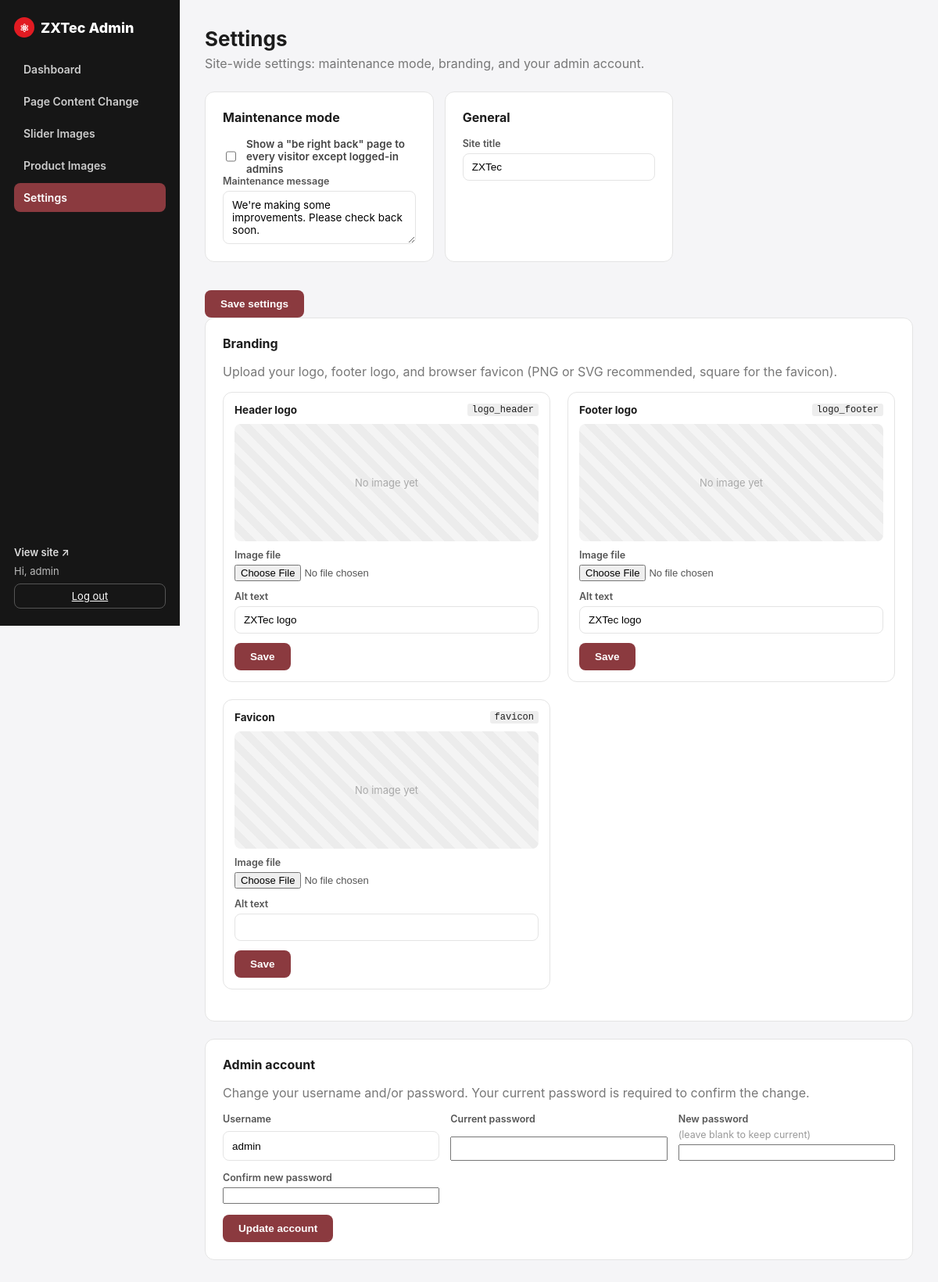
The page /admin/settings.php (signed in) on the database as committed earlier.
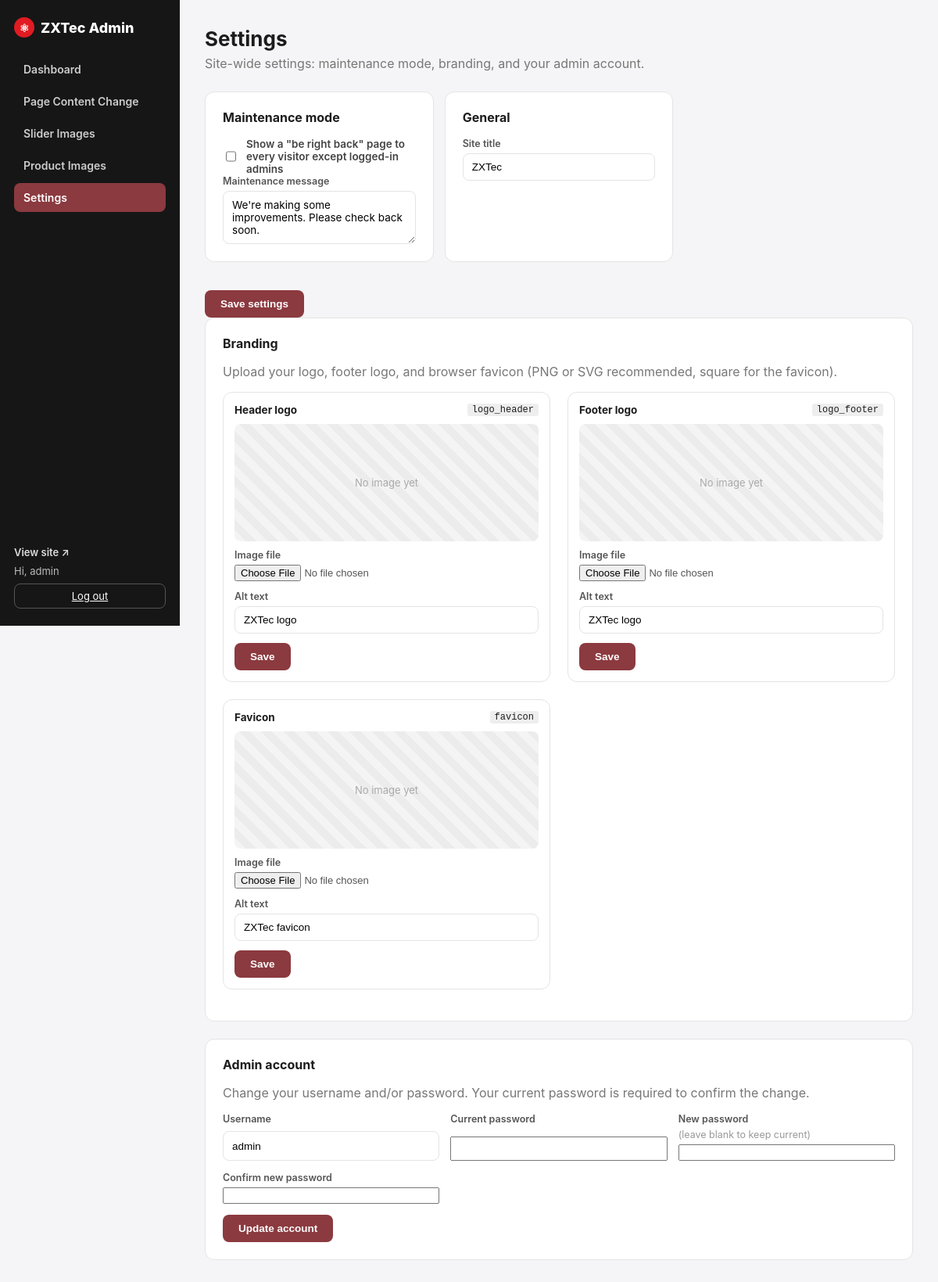
The same page on the database as committed later.
### tables this page shows
CREATE TABLE IF NOT EXISTS images (
    id INT AUTO_INCREMENT PRIMARY KEY,
    slot VARCHAR(64) NOT NULL UNIQUE,    
    label VARCHAR(128) NOT NULL,         
    filename VARCHAR(255) DEFAULT NULL,  
    alt_text VARCHAR(255) DEFAULT '',
    updated_at TIMESTAMP DEFAULT CURRENT_TIMESTAMP ON UPDATE CURRENT_TIMESTAMP
);

### includes/db.php (called while the page is built, shortened)
<?php
function db(): PDO
{
    static $pdo = null;
    if ($pdo === null) {
        if (DB_SOCKET !== '') {
            $dsn = 'mysql:unix_socket=' . DB_SOCKET . ';dbname=' . DB_NAME . ';charset=utf8mb4';
        } else {
            $dsn = 'mysql:host=' . DB_HOST . ';port=' . DB_PORT . ';dbname=' . DB_NAME . ';charset=utf8mb4';
        }
        $pdo = new PDO($dsn, DB_USER, DB_PASS, [
            PDO::ATTR_ERRMODE            => PDO::ERRMODE_EXCEPTION,
            PDO::ATTR_DEFAULT_FETCH_MODE => PDO::FETCH_ASSOC,
            PDO::ATTR_EMULATE_PREPARES   => false,
        ]);
    }
    return $pdo;
}
function all_images(): array
{
    $rows = db()->query('SELECT * FROM images ORDER BY id')->fetchAll();
    $out = [];
    foreach ($rows as $r) {
        $out[$r['slot']] = $r;
    }
    return $out;
}
function e(?string $s): string
{
    return htmlspecialchars((string) $s, ENT_QUOTES, 'UTF-8');
}
function all_settings(): array
{
    $rows = db()->query('SELECT * FROM settings')->fetchAll();
    $out = [];
    foreach ($rows as $r) {
        $out[$r['setting_key']] = $r['setting_value'];
    }
    return $out;
}

### admin/auth.php (called while the page is built, shortened)
<?php
require_once __DIR__ . '/../includes/db.php';
function current_admin(): ?array
{
    return $_SESSION['admin'] ?? null;
}

### admin/settings.php (the view, shortened to what this page needs)
<?php
require_once __DIR__ . '/layout.php';
$settings = all_settings();
$images   = all_images();
admin_header('settings', 'Settings');
?>
<p class="admin-lead">Site-wide settings: maintenance mode, branding, and your admin account.</p>
<form method="post" class="settings-form">
    <div class="card">
        <h3>Maintenance mode</h3>
        <label class="toggle-row">
            <input type="checkbox" name="maintenance_mode" value="1" <?= ($settings['maintenance_mode'] ?? '0') === '1' ? 'checked' : '' ?>>
            <span>Show a "be right back" page to every visitor except logged-in admins</span>
        </label>
        <label class="field">Maintenance message
            <textarea name="maintenance_message" rows="3"><?= e($settings['maintenance_message'] ?? '') ?></textarea>
        </label>
    </div>
    <div class="card">
        <h3>General</h3>
        <label class="field">Site title
            <input type="text" name="site_title" value="<?= e($settings['site_title'] ?? '') ?>">
        </label>
    </div>
    <button type="submit" class="btn-primary">Save settings</button>
</form>
<div class="card">
    <h3>Branding</h3>
    <p class="admin-lead" style="margin-bottom:16px;">Upload your logo, footer logo, and browser favicon (PNG or SVG recommended, square for the favicon).</p>
    <div class="image-grid image-grid-compact">
        <?php foreach (BRAND_IMAGE_SLOTS as $slot => $label): $img = $images[$slot] ?? null; ?>
            <div class="image-card">
                <div class="image-card-head">
                    <h4><?= e($label) ?></h4>
                    <code><?= e($slot) ?></code>
                </div>
                <div class="preview">
                    <?php if ($img && $img['filename']): ?>
                        <img src="<?= e(UPLOAD_URL . '/' . rawurlencode($img['filename'])) ?>" alt="<?= e($img['alt_text'] ?? '') ?>">
                    <?php else: ?>
                        <div class="preview-empty">No image yet</div>
                    <?php endif; ?>
                </div>
                <form method="post" enctype="multipart/form-data" class="image-form">
                    <label class="field">Image file
                        <input type="file" name="image" accept="image/*">
                    </label>
                    <label class="field">Alt text
                        <input type="text" name="alt_text" value="<?= e($img['alt_text'] ?? '') ?>">
                    </label>
                    <div class="image-actions">
                        <button type="submit" class="btn-primary">Save</button>
                    </div>
                </form>
            </div>
        <?php endforeach; ?>
    </div>
</div>
<div class="card">
    <h3>Admin account</h3>
    <p class="admin-lead" style="margin-bottom:16px;">Change your username and/or password. Your current password is required to confirm the change.</p>
    <form method="post" class="settings-form">
        <label class="field">Username
            <input type="text" name="new_username" value="<?= e(current_admin()['username']) ?>" required>
        </label>
        <label class="field">Current password
            <input type="password" name="current_password" required>
        </label>
        <label class="field">New password <span style="font-weight:400;color:#999;">(leave blank to keep current)</span>
            <input type="password" name="new_password" autocomplete="new-password">
        </label>
        <label class="field">Confirm new password
            <input type="password" name="confirm_password" autocomplete="new-password">
        </label>
        <button type="submit" class="btn-primary">Update account</button>
    </form>
</div>
<?php
admin_footer();

### admin/layout.php (shortened to what this page needs)
<?php
require_once __DIR__ . '/auth.php';
function admin_header(string $active, string $title): void
{
    ?>
<!DOCTYPE html>
<html lang="en">
<head>
<link rel="stylesheet" href="admin.css">
</head>
<body>
<div class="admin-shell">
    <aside class="admin-side">
        <div class="admin-brand"><span class="brand-mark">&#9883;</span> ZXTec Admin</div>
        <nav class="admin-nav">
            <?php foreach (ADMIN_NAV as $key => $item): ?>
                <a href="<?= e($item['href']) ?>" class="<?= $key === $active ? 'is-active' : '' ?>"><?= e($item['label']) ?></a>
            <?php endforeach; ?>
        </nav>
        <div class="admin-side-foot">
            <a href="../index.php" target="_blank" class="link">View site &nearr;</a>
            <span class="who">Hi, <?= e(current_admin()['username']) ?></span>
            <a href="logout.php" class="btn-ghost">Log out</a>
        </div>
    </aside>
    <main class="admin-main">
        <h1><?= e($title) ?></h1>
    <?php
}
function admin_footer(): void
{
    ?>
    </main>
</div>
</body>
</html>
    <?php
}

### admin/admin.css (style rules this page uses)
:root { --maroon: #8B3A3F; --red: #E11B22; --ink: #161616; --line: #e4e4e4; --bg: #f5f5f7; }
* { box-sizing: border-box; }
body { margin: 0; font-family: "Inter", "Helvetica Neue", Arial, sans-serif; background: var(--bg); color: #1c1c1c; }
.brand-mark { display: inline-grid; place-items: center; width: 26px; height: 26px; border-radius: 50%; background: var(--red); color: #fff; font-size: 14px; vertical-align: middle; }
code { background: #eee; padding: 1px 6px; border-radius: 3px; font-size: 12px; }
.admin-brand { font-weight: 800; font-size: 18px; display: flex; align-items: center; gap: 8px; }
.who { color: #bbb; }
.link { color: var(--maroon); text-decoration: none; font-weight: 600; }
.admin-shell { display: flex; min-height: 100vh; align-items: stretch; }
.admin-side { width: 230px; flex: 0 0 230px; background: var(--ink); color: #fff; display: flex; flex-direction: column; padding: 22px 18px; gap: 22px; position: sticky; top: 0; height: 100vh; }
.admin-side .admin-brand { color: #fff; }
.admin-nav { display: flex; flex-direction: column; gap: 4px; flex: 1; }
.admin-nav a { color: #ccc; text-decoration: none; padding: 10px 12px; border-radius: 8px; font-size: 14px; font-weight: 600; }
.admin-nav a.is-active { background: var(--maroon); color: #fff; }
.admin-side-foot { display: flex; flex-direction: column; gap: 8px; font-size: 13px; }
.admin-side-foot .link { color: #ddd; }
.admin-side-foot .btn-ghost { text-align: center; }
.admin-main { flex: 1; min-width: 0; padding: 34px 32px 70px; }
.admin-main h1 { font-size: 26px; margin: 0 0 6px; }
.admin-lead { color: #777; margin: 0 0 26px; }
.card { background: #fff; border: 1px solid var(--line); border-radius: 12px; padding: 22px; margin-bottom: 22px; }
.card h3 { margin: 0 0 16px; font-size: 16px; }
.card h4 { margin: 0; font-size: 13.5px; }
.settings-form, .content-fields { display: grid; grid-template-columns: repeat(auto-fill, minmax(240px, 1fr)); gap: 14px; }
.content-fields .btn-primary, .settings-form .btn-primary { grid-column: 1 / -1; justify-self: start; }
.field textarea { padding: 9px 11px; border: 1px solid var(--line); border-radius: 8px; font-size: 13.5px; font-family: inherit; resize: vertical; }
.toggle-row { display: flex; align-items: center; gap: 10px; font-size: 13.5px; font-weight: 600; color: #444; }
.toggle-row input { width: 16px; height: 16px; }
.image-grid { display: grid; grid-template-columns: repeat(auto-fill, minmax(300px, 1fr)); gap: 22px; }
.image-grid-compact { margin-bottom: 18px; }
.image-grid-compact .image-card { padding: 14px; gap: 10px; }
.image-card { background: #fff; border: 1px solid var(--line); border-radius: 12px; padding: 18px; display: flex; flex-direction: column; gap: 14px; }
.image-card-head { display: flex; align-items: center; justify-content: space-between; gap: 10px; }
.preview { background: repeating-linear-gradient(45deg,#f4f4f4,#f4f4f4 10px,#ececec 10px,#ececec 20px); border-radius: 8px; min-height: 150px; display: grid; place-items: center; overflow: hidden; }
.preview-empty { color: #aaa; font-size: 13px; }
.image-form { display: grid; gap: 12px; }
.field { display: grid; gap: 5px; font-size: 12.5px; font-weight: 600; color: #555; }
.field input[type=text] { padding: 9px 11px; border: 1px solid var(--line); border-radius: 8px; font-size: 13.5px; }
.field input[type=file] { font-size: 13px; }
.image-actions { display: flex; gap: 10px; }
.btn-primary { background: var(--maroon); color: #fff; border: 0; padding: 10px 20px; border-radius: 8px; font-weight: 600; font-size: 13.5px; cursor: pointer; }
.btn-ghost { border: 1px solid #555; color: #fff; padding: 7px 15px; border-radius: 8px; font-size: 13px; }

Rows that differ between the two databases and show on the page:
now on this page (row edited): images: alt_text "ZXTec favicon"
